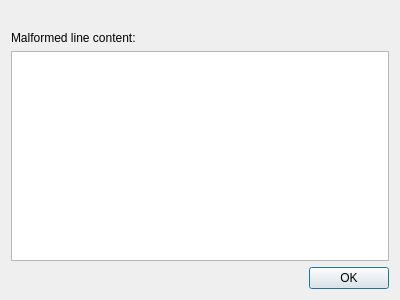
<?xml version="1.0" encoding="UTF-8"?>
<ui version="4.0">
 <class>plugin::MalformedCsvFileDialog</class>
 <widget class="QDialog" name="plugin::MalformedCsvFileDialog">
  <property name="geometry">
   <rect>
    <x>0</x>
    <y>0</y>
    <width>400</width>
    <height>300</height>
   </rect>
  </property>
  <property name="windowTitle">
   <string>Invalid input data</string>
  </property>
  <layout class="QVBoxLayout" name="verticalLayout">
   <item>
    <widget class="QLabel" name="ql_message">
     <property name="text">
      <string>&lt;ERROR_MESSAGE_PLACEHOLDER&gt;</string>
     </property>
     <property name="scaledContents">
      <bool>false</bool>
     </property>
     <property name="wordWrap">
      <bool>false</bool>
     </property>
    </widget>
   </item>
   <item>
    <widget class="QLabel" name="ql_badLineCaption">
     <property name="text">
      <string>Malformed line content:</string>
     </property>
    </widget>
   </item>
   <item>
    <widget class="QPlainTextEdit" name="qpte_badLine">
     <property name="acceptDrops">
      <bool>false</bool>
     </property>
     <property name="undoRedoEnabled">
      <bool>false</bool>
     </property>
     <property name="lineWrapMode">
      <enum>QPlainTextEdit::NoWrap</enum>
     </property>
     <property name="readOnly">
      <bool>true</bool>
     </property>
    </widget>
   </item>
   <item>
    <layout class="QHBoxLayout" name="horizontalLayout">
     <item>
      <spacer name="horizontalSpacer">
       <property name="orientation">
        <enum>Qt::Horizontal</enum>
       </property>
       <property name="sizeHint" stdset="0">
        <size>
         <width>40</width>
         <height>20</height>
        </size>
       </property>
      </spacer>
     </item>
     <item>
      <widget class="QPushButton" name="qpb_ok">
       <property name="text">
        <string>OK</string>
       </property>
      </widget>
     </item>
    </layout>
   </item>
  </layout>
 </widget>
 <resources/>
 <connections/>
</ui>
